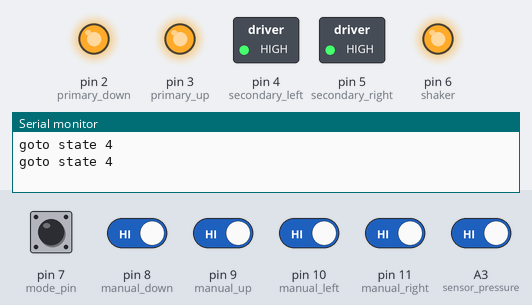
A sketch run on a simulated Arduino Uno, built with avr-gcc and run on an emulated ATmega328P. On the bench: switched loads named in the sketch (green lamp = pin HIGH), output pins drawn as LEDs (lit = HIGH), the last lines printed to the serial monitor. The inputs (shaded band) are chosen by the test bench; at power-on: A3 (sensor_pressure), pin 7 (mode_pin), pin 8 (manual_down), pin 9 (manual_up), pin 10 (manual_left), pin 11 (manual_right) HIGH.

Above: at 0.92 s.
1.3 s: A3 (sensor_pressure) driven LOW
At 2.4 s:
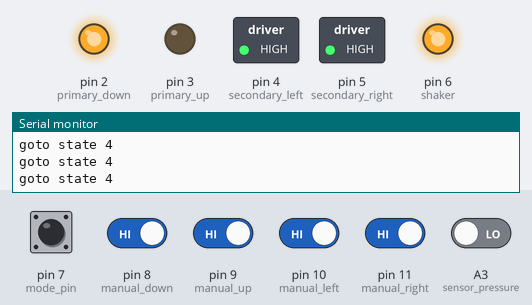
3.2 s: A3 (sensor_pressure) driven HIGH
At 4.08 s:
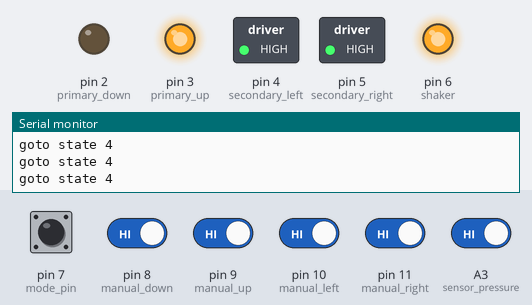
6.2 s: pin 7 (mode_pin) pulled LOW for 3.2 s
At 9.92 s:
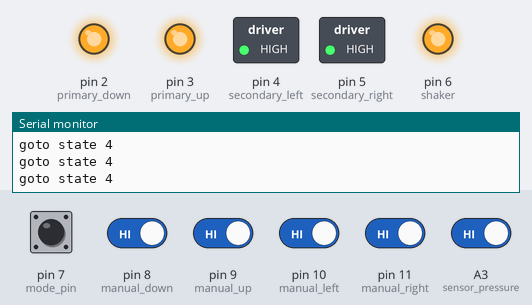
10.9 s: pin 7 (mode_pin) driven LOW and pin 8 (manual_down) driven LOW and pin 9 (manual_up) driven LOW and pin 10 (manual_left) driven LOW and pin 11 (manual_right) driven LOW
At 11.6 s:
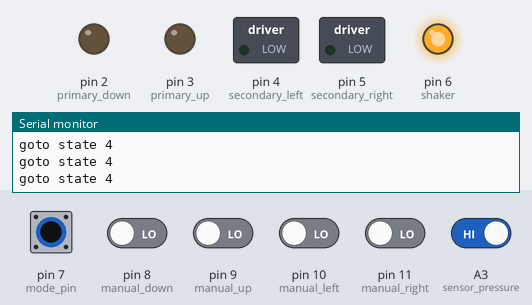
12.4 s: pin 8 (manual_down) driven HIGH
At 12.7 s:
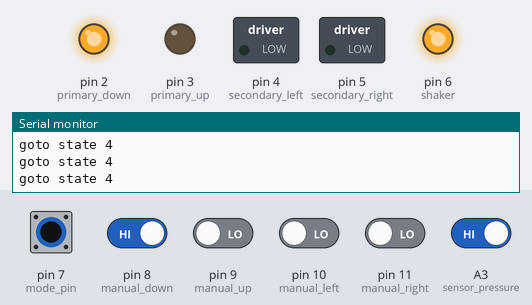
13.9 s: pin 9 (manual_up) driven HIGH
At 15.0 s:
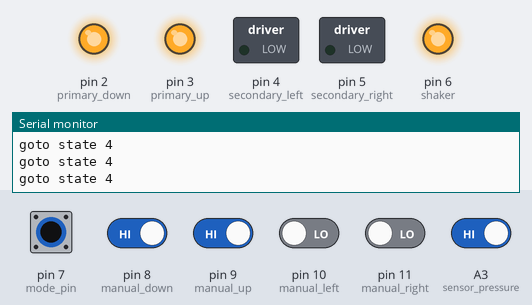
Timing chart, 0 to 16.4 s (numbered marks = the images above; inputs shaded):
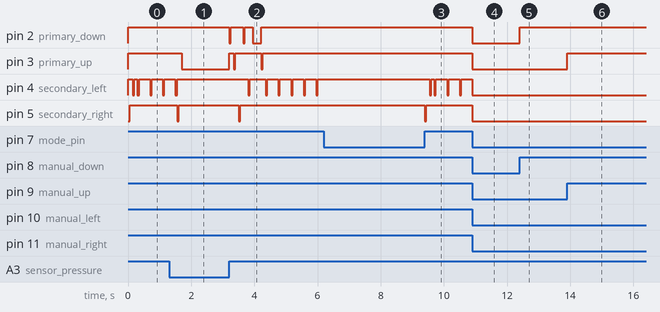

Measured:
- after the input at 1.3 s, pin 3 (primary_up): HIGH → LOW after 0.41 s; pin 4 (secondary_left): goes on until 1.6 s, then stays HIGH; pin 5 (secondary_right): HIGH → LOW after 0.26 s, → HIGH 0.05 s later
- after the input at 3.2 s, pin 2 (primary_down): goes LOW 0.05 s, HIGH 0.40 s, LOW 0.05 s, HIGH 0.25 s, LOW 0.26 s, then HIGH, starting at once; pin 3 (primary_up): goes HIGH 0.15 s, LOW 0.05 s, HIGH 0.81 s, LOW 0.05 s, then HIGH, starting at once
- after the input at 6.2 s, pin 5 (secondary_right): HIGH → LOW after 3.2 s, → HIGH 0.05 s later
- after the input at 10.9 s, pin 2 (primary_down), pin 3 (primary_up), pin 5 (secondary_right): HIGH → LOW at once; pin 4 (secondary_left): goes on until 10.9 s, then stays LOW
- after the input at 12.4 s, pin 2 (primary_down): LOW → HIGH at once
- after the input at 13.9 s, pin 3 (primary_up): LOW → HIGH at once

The sketch:

CEBManual.ino
```cpp
// (licence header left out)
// TODO: reset actions shouldnt eject uncompressed soil
// TODO: idea: pause if secondary cylinder hits pressure before
// expected (rock).  Button near pitch forker could tell the machine
// to move the cylinder back the way it came, and try again (to break
// the rock), rather than just detecting unexpected pressure and
// moving on. Similar logic could happen at all steps and set the
// press in 'unexpected behavior pause' mode which the operator can
// resume from once they figure out what caused the problem.

#include "CEBManual.h"

// NOTE: your serial line might conflict with pins you are using for IO
const boolean serial = true;

// in some versions of the hardware, hydraulic outputs should be inverted
// with this wrapper function, we can select this with a constant set in
// the .h file
void _digitalWrite(int pin, int out) {
  if(invert_output) {
    digitalWrite(pin, !out);
  } else {
    digitalWrite(pin, out);
  }
}

// the first function called when the arduino turns on
void setup() {
  // start by setting outputs low so that floating outputs don't cause
  // the press to jerk randomly while the arduino boots
  pinMode(primary_up,      OUTPUT);
  pinMode(primary_down,    OUTPUT);
  pinMode(secondary_left,  OUTPUT);
  pinMode(secondary_right, OUTPUT);
  pinMode(shaker,          OUTPUT);

  _digitalWrite(primary_up,      LOW);
  _digitalWrite(primary_down,    LOW);
  _digitalWrite(secondary_left,  LOW);
  _digitalWrite(secondary_right, LOW);
  _digitalWrite(shaker,          LOW);

  pinMode(manual_down,   INPUT_PULLUP);
  pinMode(manual_up,     INPUT_PULLUP);
  pinMode(manual_left,   INPUT_PULLUP);
  pinMode(manual_right,  INPUT_PULLUP);
  pinMode(manual_shaker, INPUT_PULLUP);

  pinMode(pause_pin,     INPUT_PULLUP);
  pinMode(mode_pin,      INPUT_PULLUP);

  pinMode(sensor_primary,   INPUT);
  pinMode(sensor_secondary, INPUT);
  pinMode(knob_primary,     INPUT);
  pinMode(sensor_pressure,  INPUT_PULLUP);

  if(serial) {
    Serial.begin(115200);
  }
}

// these states are used by the various finate state machines
unsigned int semiautomatic_loop_state = 0;
int auto_loop_state = 0;
int reset_state = 0;

void manual() {
    // a manual mode for directly controlling the cylinders with switches
    // TODO: re-add support for toggling the shaker motor
    //       see manual_loop() further down
/*    Serial.print(!digitalRead(manual_up));
    Serial.print(!digitalRead(manual_down));
    Serial.print(!digitalRead(manual_left));
    Serial.print(!digitalRead(manual_right));
    Serial.println();
*/
    _digitalWrite(primary_up,      !digitalRead(manual_up));
    _digitalWrite(primary_down,    !digitalRead(manual_down));
    _digitalWrite(secondary_left,  !digitalRead(manual_left));
    _digitalWrite(secondary_right, !digitalRead(manual_right));
    _digitalWrite(shaker,          LOW);
}

void loop() {
  // determine which mode we are in
  if(digitalRead(mode_pin) ^ invert_mode_pin) {
    // manual mode resets the auto loop and reset states so that when we
    // go back into automatic mode, we start with a reset
    auto_loop_state = 0;
    reset_state = 0;

    manual();
    /*if(serial) {
      Serial.println("manual");
    }*/
  } else {
    auto_loop();
  }
}

void all_off() {
  // a helper which easily ensures that all output pins are low
  _digitalWrite(secondary_left,  LOW);
  _digitalWrite(secondary_right, LOW);
  _digitalWrite(primary_up,      LOW);
  _digitalWrite(primary_down,    LOW);
  _digitalWrite(shaker,          LOW);
}

unsigned long last_sensor_pressure = 0;
void semiautomatic_loop() {
  // this loop is semiautomatic in that pressing a button momentarily will
  // move the cylinder even after letting go of the button, until a magent
  // sensor or pressure sensor is triggered.  This is no longer as useful as
  // it used to be since I no longer use magnetic sensors

  if(digitalRead(sensor_pressure)) {
    if(millis() - last_sensor_pressure < 500) {
      return;
    }
  }

  switch(semiautomatic_loop_state) {
    case 0:
      if (!digitalRead(manual_left)) {
        Serial.println("left");
        _digitalWrite(secondary_left,  HIGH);
        _digitalWrite(secondary_right, LOW);
        _digitalWrite(primary_up,      LOW);
        _digitalWrite(primary_down,    LOW);
        _digitalWrite(shaker,          LOW);
        semiautomatic_loop_state = 1;
      } else if (!digitalRead(manual_right)) {
        Serial.println("right");
        _digitalWrite(secondary_left,  LOW);
        _digitalWrite(secondary_right, HIGH);
        _digitalWrite(primary_up,      LOW);
        _digitalWrite(primary_down,    LOW);
        _digitalWrite(shaker,          LOW);
        semiautomatic_loop_state = 2;
      } else if (!digitalRead(manual_up)) {
        Serial.println("up");
        _digitalWrite(secondary_left,  LOW);
        _digitalWrite(secondary_right, LOW);
        _digitalWrite(primary_up,      HIGH);
        _digitalWrite(primary_down,    LOW);
        _digitalWrite(shaker,          LOW);
        semiautomatic_loop_state = 3;
      } else if(!digitalRead(manual_down)) {
        Serial.println("down");
        _digitalWrite(secondary_left,  LOW);
        _digitalWrite(secondary_right, LOW);
        _digitalWrite(primary_up,      LOW);
        _digitalWrite(primary_down,    HIGH);
        _digitalWrite(shaker,          LOW);
        semiautomatic_loop_state = 4;
      } else if(!digitalRead(manual_shaker)) {
        _digitalWrite(secondary_left,  LOW);
        _digitalWrite(secondary_right, LOW);
        _digitalWrite(primary_up,      LOW);
        _digitalWrite(primary_down,    LOW);
        _digitalWrite(shaker,          LOW);
        //semiautomatic_loop_state = 5;
      } else {
        _digitalWrite(secondary_left,  LOW);
        _digitalWrite(secondary_right, LOW);
        _digitalWrite(primary_up,      LOW);
        _digitalWrite(primary_down,    LOW);
        _digitalWrite(shaker,          LOW);
      }
      break;
    case 1:
      //if(until_sensor(sensor_secondary) || digitalRead(sensor_pressure)) {
      if(digitalRead(sensor_pressure)) {
        semiautomatic_loop_state = 0;
        _digitalWrite(secondary_left,  LOW);
        _digitalWrite(secondary_right, HIGH);
        delay(50);
        _digitalWrite(secondary_right, LOW);
      }
      break;
    case 2:
      // if(until_sensor(sensor_secondary) || digitalRead(sensor_pressure)) {
      if(digitalRead(sensor_pressure)) {
        semiautomatic_loop_state = 0;
        _digitalWrite(secondary_right,  LOW);
        _digitalWrite(secondary_left, HIGH);
        delay(50);
        _digitalWrite(secondary_left, LOW);
      }
      break;
    case 3:
      if(until_sensor(sensor_primary)) {
        _digitalWrite(primary_up, LOW);
        semiautomatic_loop_state = 0;
      }
      break;
    case 4:
      if(until_sensor(sensor_primary)) {
        _digitalWrite(primary_down, LOW);
        semiautomatic_loop_state = 0;
      }
      break;
    case 5:
      break;
  }

  // too high pressure always go back to 0 off state
  if(digitalRead(sensor_pressure)) {
    all_off();
    semiautomatic_loop_state = 0;
    last_sensor_pressure = millis();
  }
}

// blinking helps know that the control board is powered
const unsigned int blink_speed = 30000;
unsigned int i = 0;
unsigned int shaker_state = 0;
unsigned int shaker_timer = 0;
unsigned int last_shaker_toggle_state = 0;
void manual_loop() {
  // this is an old manual loop which includes a toggle for the shaker

  _digitalWrite(primary_down,    !digitalRead(manual_down));
  _digitalWrite(primary_up,      !digitalRead(manual_up));
  _digitalWrite(secondary_left,  !digitalRead(manual_left));
  _digitalWrite(secondary_right, !digitalRead(manual_right));

  // the shaker_timer is used to sample the toggle input to avoid
  // switch bouncing to oscilate the shaker state
  if(shaker_timer > 10000) {
    shaker_timer = 0;

    // sample the manual_shaker state
    unsigned int current_shaker_toggle_state = !digitalRead(manual_shaker);

    // if the current state is on and the last state was off, toggle the
    // state of the shaker output
    if(current_shaker_toggle_state && !last_shaker_toggle_state) {
      shaker_state = !shaker_state;
      _digitalWrite(shaker, shaker_state);
    }

    last_shaker_toggle_state = current_shaker_toggle_state;
  } else {
    shaker_timer += 1;
  }
}

int delay_state = 0;
int delay_in_progress = 0;
unsigned long delay_start = 0;

int move_until_state = 0;
boolean move_until_until = false;
boolean move_until_pressure = false;
boolean move_until(int pin, fnptr until, int params, boolean pressure){
  // returns true if parent state machine should move on to the next state

  switch(move_until_state) {
    case 0:
      delay_state = 0;
      move_until_pressure = 0;
      move_until_until = 0;
      _digitalWrite(pin, HIGH);
      move_until_state += 1;
      return false;
    case 1:
      _digitalWrite(pin, HIGH);

      // these are stored so that the parent state machine can determine
      // if it was pressure or the until check that ended the cycle
      // see state 4 of auto_loop
      move_until_until = until(params);
      move_until_pressure = pressure && digitalRead(sensor_pressure);

      if(move_until_until || move_until_pressure) {
        _digitalWrite(pin, LOW);
        move_until_state += 1;
      }

      return false;
    case 2:
      _digitalWrite(pin, LOW);
      move_until_state += 1;

      // turn on 'opposite' direction very briefly to avoid stuck pressure
      // this currently only happens on far right secondary cylinder, but could
      // happen to any.  Perhaps there is a better fix here, its as if there
      // is still pressure in the cylinder even though the solenoid has
      // switched off, potentially a problem with the solenoid?
      int other_pin;
      if(pin == primary_down) {
        other_pin = primary_up;
      } else if(pin == primary_up) {
        other_pin = primary_down;
      } else if(pin == secondary_left) {
        other_pin = secondary_right;
      } else if(pin == secondary_right) {
        other_pin = secondary_left;
      }

      _digitalWrite(other_pin, HIGH);
      delay(50);
      _digitalWrite(other_pin, LOW);

      // a small delay is necessary to give the pressure sensor a chance to
      // reset.  Otherwise, the high pressure from this step will will be
      // mistaken for immediate high pressure in the next step.  This constant
      // might need to be changed for other sensors.
      delay(100);
      return false;
    default:
      move_until_state = 0;
      return true;
  }
}

int sensor_state = 0;
boolean until_switch(int sensor_pin) {
  // returns true iff a switch is pressed - pin should have a pullup resistor
  // with a switch to ground
  if(!digitalRead(sensor_pin)) {
    sensor_state = 0;
    return true;
  }
  return false;
}

const int threshold = 80;
boolean until_sensor(int sensor_pin) {
  // returns true iff the analog value on the sensor_pin goes low, then high
  // then low again.  This was used for the magnet sensors

  if(serial) {
    Serial.println("until sensor");
    Serial.println(sensor_state);
  }

  switch(sensor_state) {
    case 0:
      // wait for on (low)
      sensor_state += analogRead(sensor_pin) < threshold;
      return false;
    case 1 :
      // wait for off
      sensor_state += analogRead(sensor_pin) > threshold;
      return false;
    case 2 :
      // wait for on
      sensor_state += analogRead(sensor_pin) < threshold;
      return false;
    default :
      sensor_state = 0;
      return true;
  }
}

boolean _delay(int t) {
  // returns true if a delay of t milliseconds have completed since the first
  // call to _delay
  switch(delay_state) {
    case 0:
      delay_state += 1;
      delay_start = millis();
      return false;
    case 1:
      delay_state += (millis() - delay_start > t);
      return false;
    default :
      delay_state = 0;
      return true;
  }
}

boolean until_pressure_switch(int sensor_pin) {
  if(analogRead(sensor_pin) > 512) {
    sensor_state = 0;
    return true;
  }
  return false;
}
boolean delay_or_pressure(int t) {
    return _delay(t) || until_pressure_switch(sensor_pressure);
}
boolean never(int x) {
  // never returns true, and is passed in to move_until so that it relies only
  // on pressure to end the cycle
  return false;
}

unsigned long begin_right = 0;
unsigned long end_right = 1000;

boolean reset() {
  // reset press.
  // time the secondary cylinder travel from the left side to the
  // right side and then get ready to press a brick with whatever was
  // in the chamber prior to reset
  switch(reset_state) {
    case 0:
      all_off();
      reset_state += 1;
      break;
    case 1:
      reset_state += move_until(secondary_left, &never, 0, true);
      begin_right = millis();
      break;
    case 2:
      // for some reason this step was always getting skipped.  Cant figure
      // out why the pressure is detected so soon
      reset_state += move_until(secondary_right, &never, 0, true);
      end_right = millis();
      break;
    case 3:
      // end reset by preparing to compress a block with whatever was in the
      // chamber when the press was turned on
      auto_loop_state = 4;
      reset_state += 1;
      break;
    case 4:
      // done resetting
      return true;
  }
  return false;
}

const int shaker_on = LOW;
unsigned long loop_start = 0;
unsigned long now;
unsigned long begin_down = 0;
unsigned long end_down = 0;
double knob_primary_setting = 0;
int jam_count = 0;
boolean is_pressure = false;
void auto_loop() {
  // This auto_loop is designed as a state machine which gives us something
  // like multithreading on the arduino, which allows us to implement a pause
  // button.
  // Every step will be considered complete if the pressure sensor
  // detects high pressure.

  /*if(serial) {
    Serial.print("auto_state");
    Serial.println(auto_loop_state);
    Serial.println(reset_state);
  }*/

  // wait for press to be moved to pre-loading position - secondary extended,
  // primary extended
  if(!reset()) {
    return;
  }

  switch(auto_loop_state) {
    case 0:
      // turn off everything
      all_off();

      // turn on shaker
      //_digitalWrite(shaker, shaker_on);
      auto_loop_state += 1;

      // if we make it all of the way through the loop in less than 100ms
      // there is probably something wrong
      // I have disabled this for now since it was causing more problems than
      // it was helping
      //now = millis();
      //if(now - loop_start < 100) {
      //  auto_loop_state = 99;
      //}
      //loop_start = now;

      //begin_down = millis();

      break;
    case 1:
      // lower primary cylinder to sensor
      //_digitalWrite(shaker, shaker_on);
      auto_loop_state += 1;
      break;
    case 2:
      auto_loop_state += 1;
      break;
    case 3:
      // TODO: use the knob to adjust this setting
      knob_primary_setting = (end_right - begin_right) * 1.75;
      // I dont know why, but I was getting a small pressure spike right when
      // the cylinder started going down, so I changed it to only go off of timing
      // and ignore pressure, which doesn't seem ideal, but was the only quick
      // way to get it going.  It could be that a small delay or something like that
      // might help ...
      auto_loop_state += move_until(primary_down, &_delay, knob_primary_setting, false);
      break;
    case 4:
      // retract secondary cylinder to center via sensor (to become ready for
      // compression)

      //_digitalWrite(shaker, shaker_on);

      // you might need to change 0.38 to something else depending on the exact
      // construction of your press.  It might be worth making this a knob
      // so that arduinos can be preloaded with the same firmware for
      // every press and changes in the field dont require firmware
      // upgrades
      auto_loop_state += move_until(secondary_left, &_delay, (end_right - begin_right) * 0.36, true);

      // see if there is_pressure or move_until_pressure can be
      // reliably used as a signal for a jam
      is_pressure = digitalRead(sensor_pressure);
      if(move_until_pressure) {
        auto_loop_state = 50;
        all_off();
      }
/*
      // NOTE: it seems that this is sometimes detecting false positive
      //       jams ... not sure why yet ...
      // something to test would be:
      if(move_until_pressure) {
        // if we stopped because of pressure, it is most likely
        // because of a rock or some other unexpected obstruction in
        // the drawer shoot.  Move the drawer right to release the
        // pressure and try again.

        jam_count += 1;
        if(jam_count > 3) {
          jam_count = 0;
          all_off();
          auto_loop_state = 99;
        } else {
          auto_loop_state = 50;
        }
      }
      */
      break;
    case 5:
      // turn off shaker
      //_digitalWrite(shaker, LOW);
      jam_count = 0;
      auto_loop_state += 1;
      break;
    case 6:
      // compress block
      // extend primary cylinder for time or to pressure
      //_digitalWrite(shaker, LOW);
      // for now, just wait for pressure (might want simple delay here instead
      // if actually compressing the brick never gets to sensor pressure)
      auto_loop_state += move_until(primary_up, &never, 0, true);
      break;
    case 7:
      // reduce pressure on block
      // slightly retract primary cylinder to ready ejection
      //_digitalWrite(shaker, LOW);
      auto_loop_state += move_until(primary_down, &_delay, 100, true);
      break;
    case 8:
      // allow brick to be ejected out of compression chamber
      // retract secondary cylinder for time or to pressure
      //_digitalWrite(shaker, LOW);
      auto_loop_state += move_until(secondary_left, &never, 0, true);
      break;
    case 9:
      // eject block out of compression chamber
      // extend primary cylinder for time or to pressure
      //_digitalWrite(shaker, LOW);
      auto_loop_state += move_until(primary_up, &never, 0, true);
      begin_right = millis();
      break;
    case 10:
      // push block into queue and ready for loading new soil
      // extend secondary cylinder for time or to pressure
      //_digitalWrite(shaker, LOW);
      // NOTE: could technically start drawing the primary cylinder down
      // at this point too.  With all set points on timers though, we can't
      // do that since it would mess with calibration and unless it was on
      // a seperate hydraulic source, it wouldn't even save any time
      auto_loop_state += move_until(secondary_right, &never, 0, true);
      break;
    case 11:
      end_right = millis();
      auto_loop_state = 0;
      break;
    case 50:
      // this happens when a jam is detected in the shoot of the drawer
      if(move_until(secondary_right, &never, 0, true)) {
        // once we are back all of the way right, try going back to
        // center position
        auto_loop_state = 4;
        Serial.println("goto state 4");
        delay(250);
      }
      break;
    case 99:
      // an error has occurred, do nothing forever (until power cycled)
      all_off();
      break;
    default:
      auto_loop_state = 0;
      return;
  }
}
```

Source omitted: CEBManual.h (1232 bytes)
